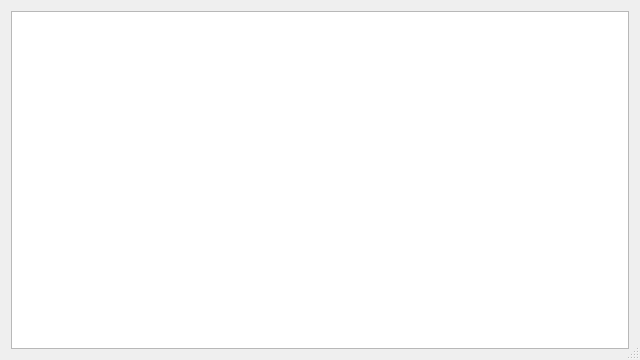
<?xml version="1.0" encoding="UTF-8"?>
<ui version="4.0">
 <class>MessageUI</class>
 <widget class="QDialog" name="MessageUI">
  <property name="windowModality">
   <enum>Qt::WindowModal</enum>
  </property>
  <property name="geometry">
   <rect>
    <x>0</x>
    <y>0</y>
    <width>640</width>
    <height>360</height>
   </rect>
  </property>
  <property name="windowTitle">
   <string>訊息</string>
  </property>
  <property name="sizeGripEnabled">
   <bool>true</bool>
  </property>
  <layout class="QGridLayout" name="gridLayout">
   <item row="0" column="0">
    <widget class="QTextBrowser" name="textBrowser"/>
   </item>
  </layout>
 </widget>
 <resources/>
 <connections/>
</ui>
